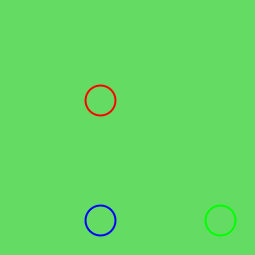
Frame 1 (no input)
Frame 60 (the mouse pressed at the canvas centre just before this capture): identical to frame 1, image omitted
Frame 120 (the mouse held since frame 60 and released just before this capture): identical to frame 1, image omitted

The Processing sketch that drew this single still picture (run headless with seeded random() and noise(); from frame 60 on, the mouse is pressed at the canvas centre):

// Processing sketch: sketch_22_Color_Background
// ── sketch_22_Color_Background.pde
Bubble b1;
Bubble b2;
Bubble b3;
boolean click = false;

void setup()
{
  size(255, 255);
  b1 = new Bubble(100, 100, 30, color(255, 0, 0));
  b2 = new Bubble(220, 220, 30, color(0, 255, 0));
  b3 = new Bubble(100, 220, 30, color(0, 0, 255));
}

void draw()
{
  background(b1.x, b2.x, b3.x, (int)((b1.y+b2.y+b3.y)/3));

  b1.display();
  b2.display();
  b3.display();

  b1.check(b2, b3, click);
  b2.check(b1, b3, click);
  b3.check(b1, b2, click);
}

void mouseClicked()
{
  click = !click;
}

// ── Bubble.pde
class Bubble
{
  int x;
  int y;
  int size;
  int rad;
  int preX;
  int preY;
  boolean click;
  color fr;

  Bubble(int a, int b, int dia, color c)
  {
    x = preX = a;
    y = preY = b;
    size = dia;
    rad = dia/2;
    fr = c;
  }

  void display()
  {
    stroke(fr);
    strokeWeight(2);
    noFill();

    ellipse(x, y, size, size);
  }

  void check(Bubble other, Bubble other1, boolean click)
  {
    if (click)
    { 
      if (dist(x, y, mouseX, mouseY) < size && other.x == other.preX && other1.y == other1.preY)
      {
        x = mouseX;
        y = mouseY;
      } else
      {
        preX = x;
        preY = y;
      }
    }
  }
}
